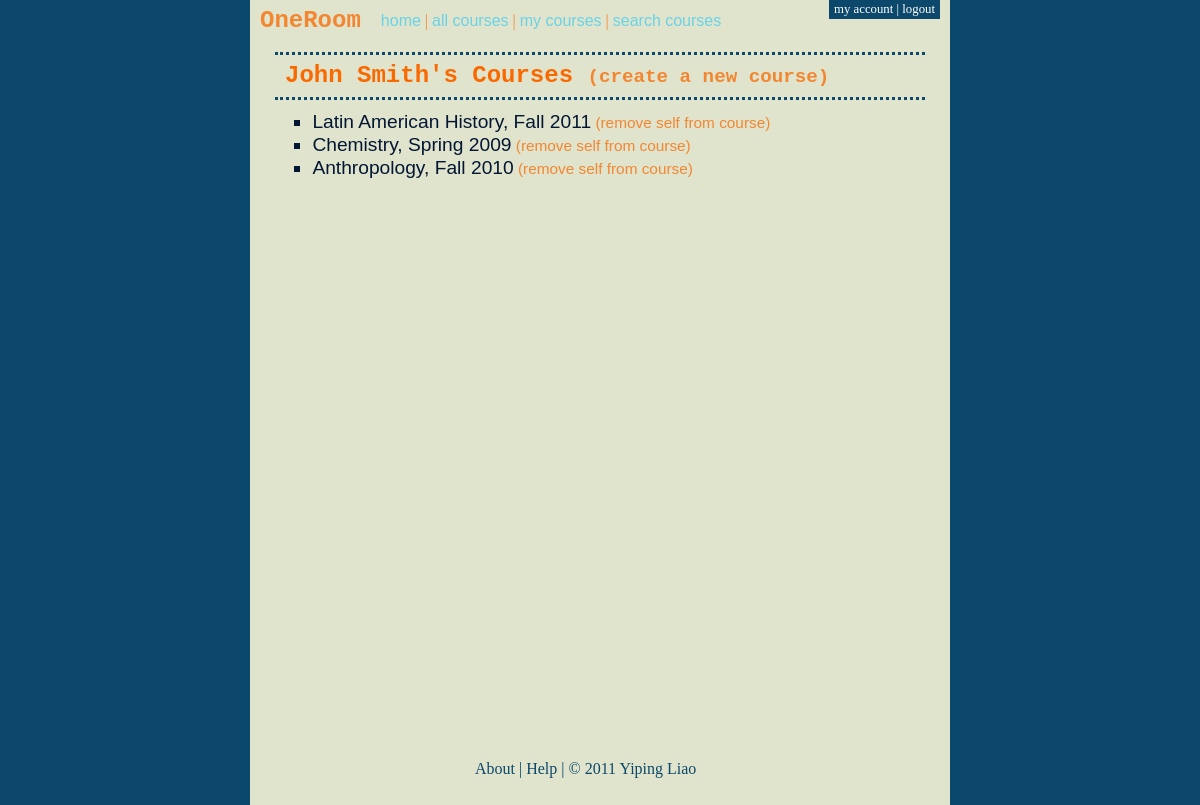
/usercourses.php (signed in), run on the app's committed database.
### tables this page shows
CREATE TABLE `courses` (
  `course_id` int(11) NOT NULL AUTO_INCREMENT,
  `name` varchar(50) DEFAULT NULL,
  `year` char(4) DEFAULT NULL,
  `semester` varchar(10) DEFAULT NULL,
  `passcode` varchar(40) DEFAULT NULL,
  PRIMARY KEY (`course_id`)
);

### utils.php (called while the page is built, shortened)
<?php
  function is_teacher($dbc, $user_id) {
    $is_teacher = false;
    $query = "SELECT * FROM oneroom_users WHERE id = '$user_id'";
    $result = mysqli_query($dbc, $query) or redirect('500.php');
    $row = mysqli_fetch_array($result);
    if ($row['user_type'] == 'teacher') {
      $is_teacher = true;
    }
    return $is_teacher;
  }
  function get_user_courses($dbc, $user_id, $is_teacher) {
    if ($is_teacher) {
      $query = "SELECT course_id FROM courses_teachers WHERE
                teacher_id = '$user_id'";
    } else {
      $query = "SELECT course_id FROM courses_students WHERE
                student_id = '$user_id'";
    }
    $result = mysqli_query($dbc, $query) or redirect('500.php');
    $user_course_ids = array();
    while ($row = mysqli_fetch_array($result)) {
      array_push($user_course_ids, $row['course_id']);
    }
    return $user_course_ids;
  }
  function get_user_full_name($dbc, $user_id) {
    $query = "SELECT first_name, last_name FROM oneroom_users WHERE
              id = '$user_id'";
    $result = mysqli_query($dbc, $query) or redirect('500.php');
    if (mysqli_num_rows($result) == 1) {
      $row = mysqli_fetch_array($result);
    } else {
      redirect('500.php');
    }
    $user_full_name = array();
    $user_full_name['first_name'] = $row['first_name'];
    $user_full_name['last_name'] = $row['last_name'];
    return $user_full_name;
  }
  function get_course_full_name($dbc, $course_id) {
    $query = "SELECT name, semester, year FROM courses WHERE
              course_id = '$course_id'";
    $result = mysqli_query($dbc, $query) or redirect('500.php');
    if (mysqli_num_rows($result) == 1) {
        $row = mysqli_fetch_array($result);
    } else {
      redirect('500.php');
    }
    $course_full_name = array();
    $course_full_name['name'] = $row['name'];
    $course_full_name['semester'] = $row['semester'];
    $course_full_name['year'] = $row['year'];
    return $course_full_name;
  }

### init_page.php (called while the page is built, shortened)
<?php
  $dbc = mysqli_connect(DB_HOST, DB_USER, DB_PASSWORD, DB_NAME) or
          redirect('500.php');
  require_once('utils.php');
  $logged_in = isset($_SESSION['user_id']);
  if ($logged_in) {
    $user_id = $_SESSION['user_id'];
    $is_teacher = is_teacher($dbc, $user_id);
  }
?>

### usercourses.php (the view, shortened to what this page needs)
<?php
  require_once('init_page.php');
  $user_course_ids = get_user_courses($dbc, $user_id, $is_teacher);
  $user_full_name = get_user_full_name($dbc, $user_id);
  $first_name = $user_full_name['first_name'];
  $last_name = $user_full_name['last_name'];
  $course_names = array();
  foreach ($user_course_ids as $course_id) {
    $course_full_name = get_course_full_name($dbc, $course_id);
    $course_names[$course_id] = $course_full_name;
  }
  require_once('oneroom_header.php');
?>
<div id="content">
  <div id="content-heading">
    <?php
      echo '<h1>' . $first_name . ' ' . $last_name .'\'s Courses ';
      if ($is_teacher) {
        echo '<a class="paren-link" href="course_create.php">';
        echo '(create a new course)</a>';
      }
      echo '</h1>';
    ?>
  </div>
  <div id="content-body">
    <?php
      if (count($user_course_ids) == 0) {
        echo '<p>You are not yet part of any courses.</p>';
      } else {
        echo '<ul>';
        foreach ($user_course_ids as $course_id) {
          $course_full_name = $course_names[$course_id];
          $name = $course_full_name['name'];
          $semester = $course_full_name['semester'];
          $year = $course_full_name['year'];
          echo '<li>';
          echo "<a href=\"course_page.php?course_id=$course_id\">";
          echo $name . ', ' . $semester . ' ' . $year . '</a>';
          echo '<a class="paren-link" href="course_remove_user.php?course_id=' .
                 $course_id . '&remove_user_id=' . $user_id . '">';
          echo ' (remove self from course)</a>';
          echo '</li>';
        }
        echo '</ul>';
      }
    ?>
  </div>
</div>
<?php
  require_once('oneroom_footer.php');
?>

### stylesheets/style.css (style rules this page uses)
html, body, h1, h2, h3, h4, h5, h6, p, ol, ul, li, pre, code, address, variable, form, fieldset, blockquote { padding: 0; margin: 0; font-size: 100%; font-weight: normal; }
ul { margin-left: 1.4em; list-style:square; }
body { background-color: #0B486B; }
a { text-decoration: none; }
html, body { height: 100%; }
#content { margin: 0px 25px 15px 25px; }
#content-heading { margin-bottom: 5px; padding: 10px 10px 10px 10px; line-height: 0.9; border-top-style: dotted; border-top-color: #0B486B; border-bottom-style: dotted; border-bottom-color: #0B486B; }
#content-heading h1 { color: #FA6900; font-family: "Courier New", Courier, monospace; font-weight: bold; font-size: 1.5em; }
#content-heading h1 .paren-link { font-size: 0.8em; color: #F38630; font-family: "Courier New", Courier, monospace; font-weight: bold; }
#content-body { line-height: 1.2; color: #031634; font-family: "Trebuchet MS", Arial, Helvetica, sans-serif; padding: 5px 15px 5px 15px; }
#content-body ul li { font-size: 1.2em; }
#content-body ul li a { color: #031634; }
#content-body ul li a.paren-link { color: #F38630; font-size: 0.8em; }

### data on the page
courses: name "Latin American History", semester "Fall", year "2011"
courses: name "Chemistry", semester "Spring", year "2009"
courses: name "Anthropology", semester "Fall", year "2010"

### other printed values
$first_name "John"
$last_name "Smith"
